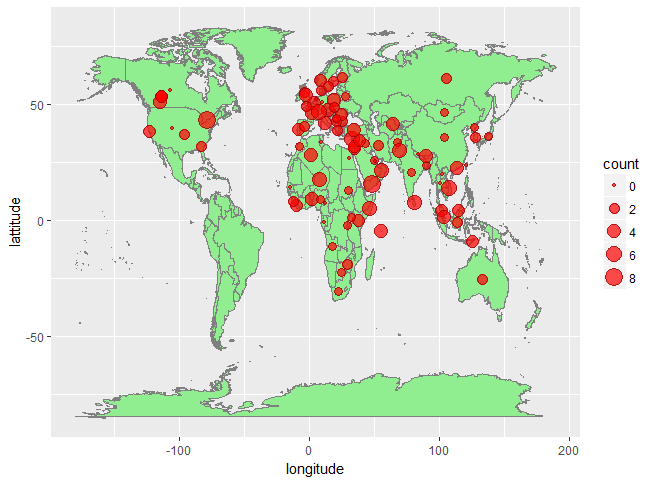

The script that drew this image:
install.packages("ggmap")
install.packages("maptools")
install.packages("maps")

library(ggmap)
library(maptools)
library(maps)

data <- read.csv("cardcredit.csv")
data_fraud <- subset(data, Class == 1)
countries <- levels(data_fraud$Country)# list of all countries
xy.countries <- geocode(countries)# generates geo code lon and lat of countries
countries.x <- xy.countries$lon # assigning lon
countries.y <- xy.countries$lat # assigning lat
xy.countries # table with lon and lat

# tables the country and its count
countries_count <- aggregate(data$Class, 
                             by=list(Country=data$Country),
                             FUN=sum)
countries_count

#creating common column called country to merge with xy.countries table 
xy.countries$Country <- countries
xy.countries

#merging xy.countires and countries_count tables
fraud_count_geo <- merge(x = countries_count, y = xy.countries, 
                         by = "Country", all = TRUE)  
colnames(fraud_count_geo)[2] <- "count" #changing default country_count column name "x" to "count"
fraud_count_geo

#Using GGPLOT, plot the Base World Map
map <- NULL
mapWorld <- borders("world", colour="gray50", fill="light green") # create a layer of borders
map <- ggplot() +   mapWorld + xlab("longitude") + ylab("lattitude")
map
#Now Layer the cities on top
map <- map+ geom_point(data = fraud_count_geo, aes(x=countries.x, y=countries.y ,size = count),
                     colour="dark red",
                     fill ="red",
                     pch=21, alpha=I(0.7)) 
map
